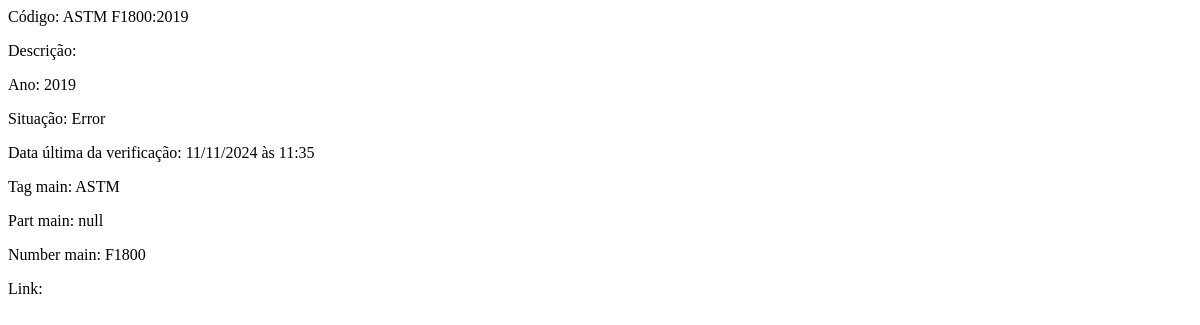
Before: /normas/70 with the older database file.
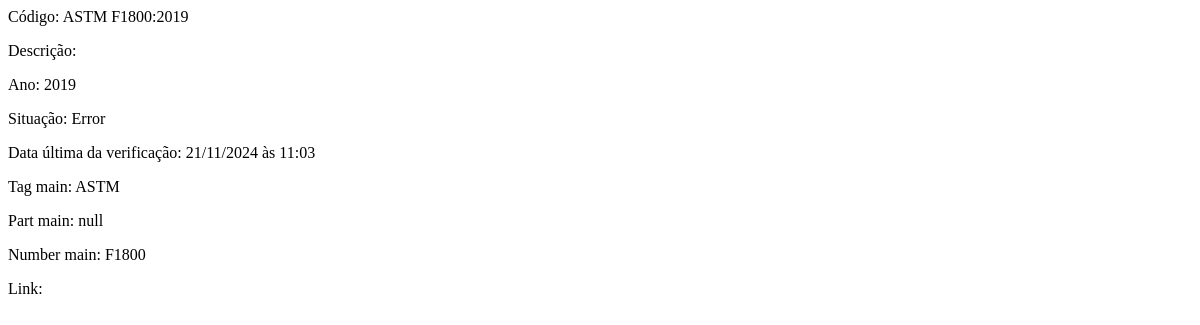
After: the same page with the newer database file.
### database/models/norma.py (models this page shows)
class Norma(BaseModel):
    codigo = CharField()
    descricao = CharField()
    ano_norma = IntegerField()
    situacao = CharField()
    data_ultima_verificacao = DateTimeField(default=datetime.datetime.now)
    tag_main = CharField()
    part_main = CharField()
    number_main = CharField()
    link = CharField()

### routes/norma.py (the view)
@norma_route.route('/<int:norma_id>')
def detalhe_norma(norma_id):
    norma = Norma.get_by_id(norma_id)
    return render_template('normas/norma.html', norma=norma)

### templates/normas/norma.html
<p class="main-info">Código: {{norma.codigo}}</p>
<p class="main-info">Descrição: {{norma.descricao}}</p>
<p class="main-info">Ano: {{norma.ano_norma}}</p>
<p class="main-info">Situação: {{norma.situacao}}</p>
<p class="main-info" id="data-norma">Data última da verificação: {{ norma.data_ultima_verificacao.strftime('%d/%m/%Y às %H:%M') }}</p>
<div class="dev-info">
    <p class="tag-main">Tag main: {{norma.tag_main}}</p>
    <p class="part-main">Part main: {{norma.part_main}}</p>
    <p class="number-main">Number main: {{norma.number_main}}</p>
    <p class="link-norma">Link: {{norma.link}}</p>
</div>

Changed rows visible on the page:
changed Norma "Error": data_ultima_verificacao "11/11/2024 às 11:35" → "21/11/2024 às 11:03"
